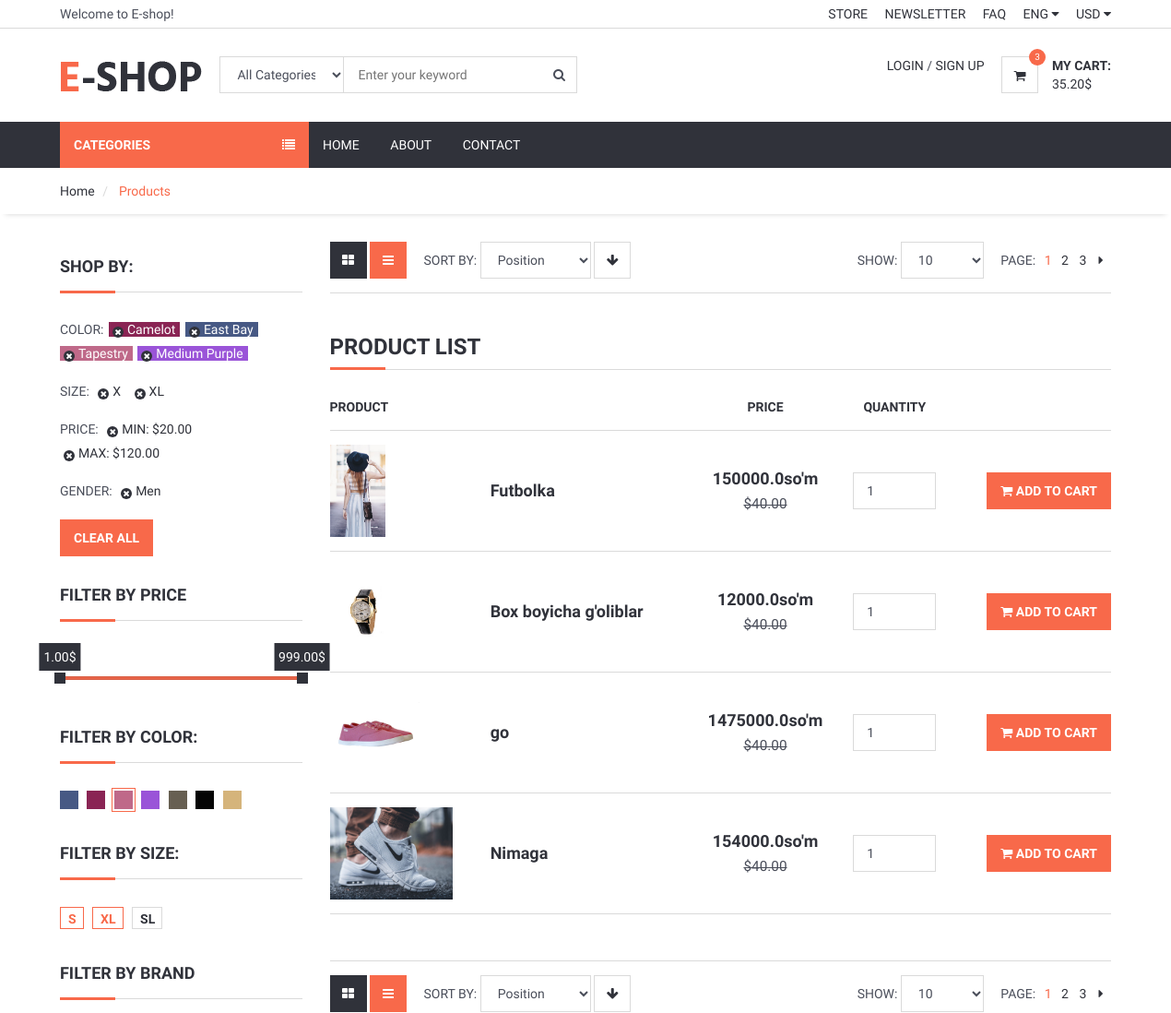
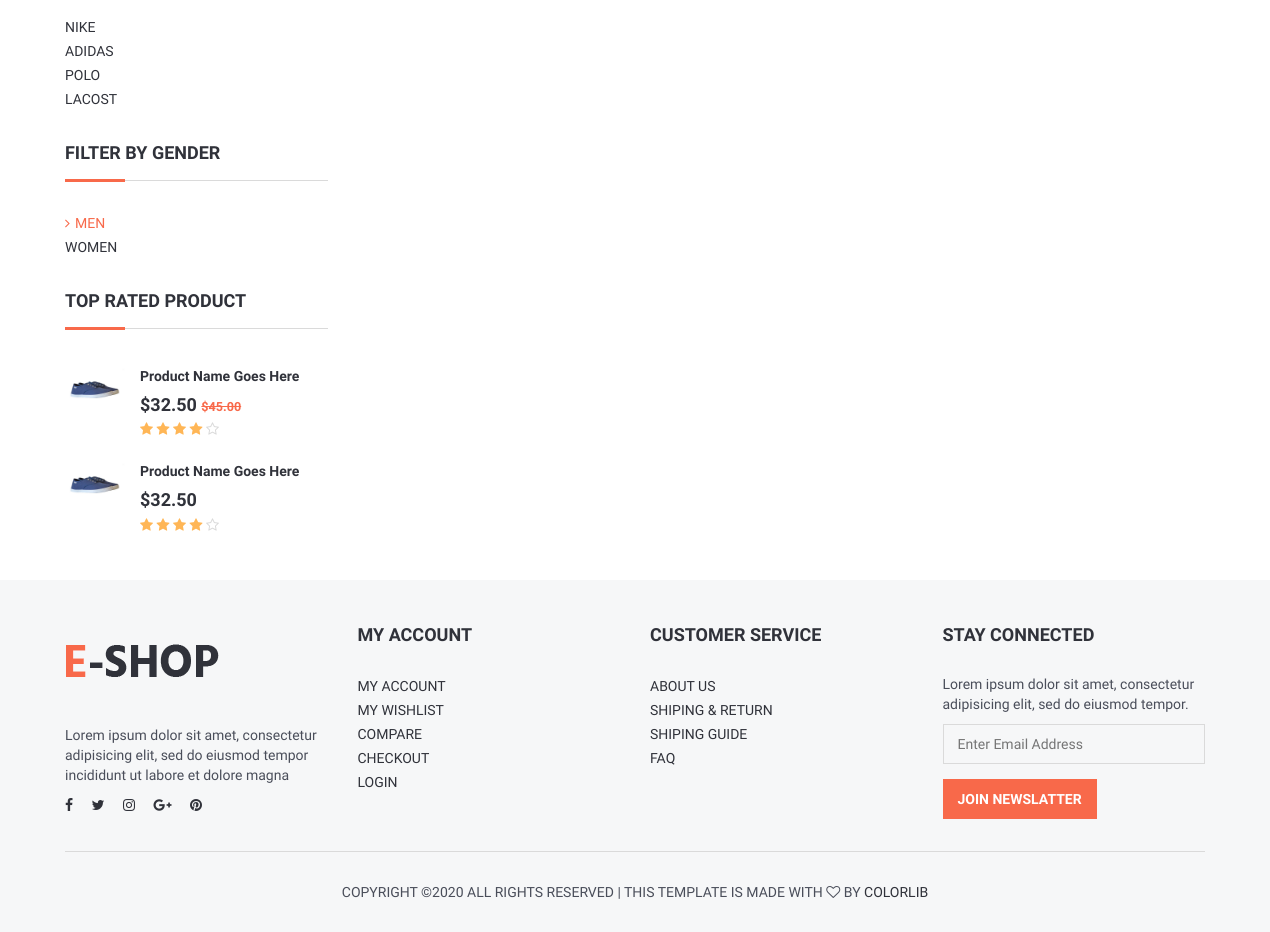
Screenshot of /category/11/jinsi-kiyim with the database file from the repository (2 pictures, top to bottom).
### product/models.py (models this page shows, shortened)
class Product(models.Model):
    STATUS = (
        ('True', 'Mavjud'),
        ('False', 'Mavjud Emas'),
    )
    category = models.ForeignKey(Category, on_delete=models.CASCADE)
    title = models.CharField(max_length=255, unique=True)
    keywords = models.CharField(max_length=255, unique=True)
    description = models.TextField(blank=True)
    image = models.ImageField(blank=True, upload_to='images/')
    price = models.FloatField()
    amount = models.IntegerField()
    minamount = models.IntegerField()
    detail = RichTextUploadingField()
    status = models.CharField(max_length=15, choices=STATUS)
    slug = models.SlugField(null=False, unique=True)
    create_at = models.DateTimeField(auto_now_add=True)
    update_at = models.DateTimeField(auto_now=True)
    def image_tag(self):
        return mark_safe('<img src="{}" height="50">'.format(self.image.url))
    image_tag.short_description = 'Image'

### home/views.py (the view)
# urls.py: path('category/<int:id>/<slug:slug>',views.category_product, name='category_product'),
def category_product(request,id, slug):
    category = Category.objects.all()
    catdata = Category.objects.get(pk=1)
    products = Product.objects.filter(category_id=id)
    context = {
        'category': category,
        'catdata': catdata,
        'products': products,
    }
    return render(request, 'category_detail.html', context)

### home/templates/category_detail.html (shortened to what this page needs)
{% extends 'homebase.html'%}
{% load static %}
{% block sidebar %}{% include 'sidebar.html' %} {% endblock %}
{% block body %}
	<div id="breadcrumb">
		<div class="container">
			<ul class="breadcrumb">
				<li><a href="/">Home</a></li>
				<li class="active">{{ category.title }} Products</li>
			</ul>
		</div>
	</div>
	<div class="section">
		<div class="container">
			<div class="row">
				<div id="aside" class="col-md-3">
					<div class="aside">
						<h3 class="aside-title">Shop by:</h3>
						<ul class="filter-list">
							<li><span class="text-uppercase">color:</span></li>
							<li><a href="#" style="color:#FFF; background-color:#8A2454;">Camelot</a></li>
							<li><a href="#" style="color:#FFF; background-color:#475984;">East Bay</a></li>
							<li><a href="#" style="color:#FFF; background-color:#BF6989;">Tapestry</a></li>
							<li><a href="#" style="color:#FFF; background-color:#9A54D8;">Medium Purple</a></li>
						</ul>
						<ul class="filter-list">
							<li><span class="text-uppercase">Size:</span></li>
							<li><a href="#">X</a></li>
							<li><a href="#">XL</a></li>
						</ul>
						<ul class="filter-list">
							<li><span class="text-uppercase">Price:</span></li>
							<li><a href="#">MIN: $20.00</a></li>
							<li><a href="#">MAX: $120.00</a></li>
						</ul>
						<ul class="filter-list">
							<li><span class="text-uppercase">Gender:</span></li>
							<li><a href="#">Men</a></li>
						</ul>
						<button class="primary-btn">Clear All</button>
					</div>
					<div class="aside">
						<h3 class="aside-title">Filter by Price</h3>
						<div id="price-slider"></div>
					</div>
					<div class="aside">
						<h3 class="aside-title">Filter By Color:</h3>
						<ul class="color-option">
							<li><a href="#" style="background-color:#475984;"></a></li>
							<li><a href="#" style="background-color:#8A2454;"></a></li>
							<li class="active"><a href="#" style="background-color:#BF6989;"></a></li>
							<li><a href="#" style="background-color:#9A54D8;"></a></li>
							<li><a href="#" style="background-color:#675F52;"></a></li>
							<li><a href="#" style="background-color:#050505;"></a></li>
							<li><a href="#" style="background-color:#D5B47B;"></a></li>
						</ul>
					</div>
					<div class="aside">
						<h3 class="aside-title">Filter By Size:</h3>
						<ul class="size-option">
							<li class="active"><a href="#">S</a></li>
							<li class="active"><a href="#">XL</a></li>
							<li><a href="#">SL</a></li>
						</ul>
					</div>
					<div class="aside">
						<h3 class="aside-title">Filter by Brand</h3>
						<ul class="list-links">
							<li><a href="#">Nike</a></li>
							<li><a href="#">Adidas</a></li>
							<li><a href="#">Polo</a></li>
							<li><a href="#">Lacost</a></li>
						</ul>
					</div>
					<div class="aside">
						<h3 class="aside-title">Filter by Gender</h3>
						<ul class="list-links">
							<li class="active"><a href="#">Men</a></li>
							<li><a href="#">Women</a></li>
						</ul>
					</div>
					<div class="aside">
						<h3 class="aside-title">Top Rated Product</h3>
						<div class="product product-widget">
							<div class="product-thumb">
								<img src="./img/thumb-product01.jpg" alt="">
							</div>
							<div class="product-body">
								<h2 class="product-name"><a href="#">Product Name Goes Here</a></h2>
								<h3 class="product-price">$32.50 <del class="product-old-price">$45.00</del></h3>
								<div class="product-rating">
									<i class="fa fa-star"></i>
									<i class="fa fa-star"></i>
									<i class="fa fa-star"></i>
									<i class="fa fa-star"></i>
									<i class="fa fa-star-o empty"></i>
								</div>
							</div>
						</div>
						<div class="product product-widget">
							<div class="product-thumb">
								<img src="./img/thumb-product01.jpg" alt="">
							</div>
							<div class="product-body">
								<h2 class="product-name"><a href="#">Product Name Goes Here</a></h2>
								<h3 class="product-price">$32.50</h3>
								<div class="product-rating">
									<i class="fa fa-star"></i>
									<i class="fa fa-star"></i>
									<i class="fa fa-star"></i>
									<i class="fa fa-star"></i>
									<i class="fa fa-star-o empty"></i>
								</div>
							</div>
						</div>
					</div>
				</div>
				<div id="main" class="col-md-9">
					<div class="store-filter clearfix">
						<div class="pull-left">
							<div class="row-filter">
								<a href="#"><i class="fa fa-th-large"></i></a>
								<a href="#" class="active"><i class="fa fa-bars"></i></a>
							</div>
							<div class="sort-filter">
								<span class="text-uppercase">Sort By:</span>
								<select class="input">
										<option value="0">Position</option>
									</select>
								<a href="#" class="main-btn icon-btn"><i class="fa fa-arrow-down"></i></a>
							</div>
						</div>
						<div class="pull-right">
							<div class="page-filter">
								<span class="text-uppercase">Show:</span>
								<select class="input">
										<option value="0">10</option>
									</select>
							</div>
							<ul class="store-pages">
								<li><span class="text-uppercase">Page:</span></li>
								<li class="active">1</li>
								<li><a href="#">2</a></li>
								<li><a href="#">3</a></li>
								<li><a href="#"><i class="fa fa-caret-right"></i></a></li>
							</ul>
						</div>
					</div>
					<div id="store">
					<div class="row">
                        	<div class="col-md-12">
						<div class="order-summary clearfix">
							<div class="section-title">
								<h3 class="title">Product List</h3>
							</div>
							<table class="shopping-cart-table table">
								<thead>
									<tr>
										<th>Product</th>
										<th></th>
										<th class="text-center">Price</th>
										<th class="text-center">Quantity</th>
										<th class="text-right"></th>
									</tr>
								</thead>
								<tbody>
                                {% for rs in products %}
									<tr>
                                        <td class="thumb"><a href="/product/{{ rs.id }}/{{ rs.slug }}">
                                            <img src="{{ rs.image.url }}" alt="" style="height: 100px"></a></td>
										<td class="details">
											<a href="/product/{{ rs.id }}/{{ rs.slug }}">{{ rs.title }}</a>
                                        </td>
										<td class="price text-center"><strong>{{rs.price}}so'm</strong><br><del class="font-weak"><small>$40.00</small></del></td>
										<td class="qty text-center"><input class="input" type="number" value="1"></td>
										<td class="text-right"><a href="/order/addtoshopcart/{{ rs.id }}" class="primary-btn add-to-cart"><i class="fa fa-shopping-cart"></i> Add to Cart</a></td>
									</tr>
                                {% endfor %}
								</tbody>
							</table>
						</div>
					</div>
                    </div>
					</div>
					<div class="store-filter clearfix">
						<div class="pull-left">
							<div class="row-filter">
								<a href="#"><i class="fa fa-th-large"></i></a>
								<a href="#" class="active"><i class="fa fa-bars"></i></a>
							</div>
							<div class="sort-filter">
								<span class="text-uppercase">Sort By:</span>
								<select class="input">
										<option value="0">Position</option>
									</select>
								<a href="#" class="main-btn icon-btn"><i class="fa fa-arrow-down"></i></a>
							</div>
						</div>
						<div class="pull-right">
							<div class="page-filter">
								<span class="text-uppercase">Show:</span>
								<select class="input">
										<option value="0">10</option>
									</select>
							</div>
							<ul class="store-pages">
								<li><span class="text-uppercase">Page:</span></li>
								<li class="active">1</li>
								<li><a href="#">2</a></li>
								<li><a href="#">3</a></li>
								<li><a href="#"><i class="fa fa-caret-right"></i></a></li>
							</ul>
						</div>
					</div>
				</div>
			</div>
		</div>
	</div>
 {% endblock %}
{% block footer %}{% include 'footer.html' %} {% endblock %}

### rows the page displays
Product: image (picture), title "Futbolka", price "150000.0"
Product: image (picture), title "Box boyicha g'oliblar", price "12000.0"
Product: image (picture), title "go", price "1475000.0"
Product: image (picture), title "Nimaga", price "154000.0"
